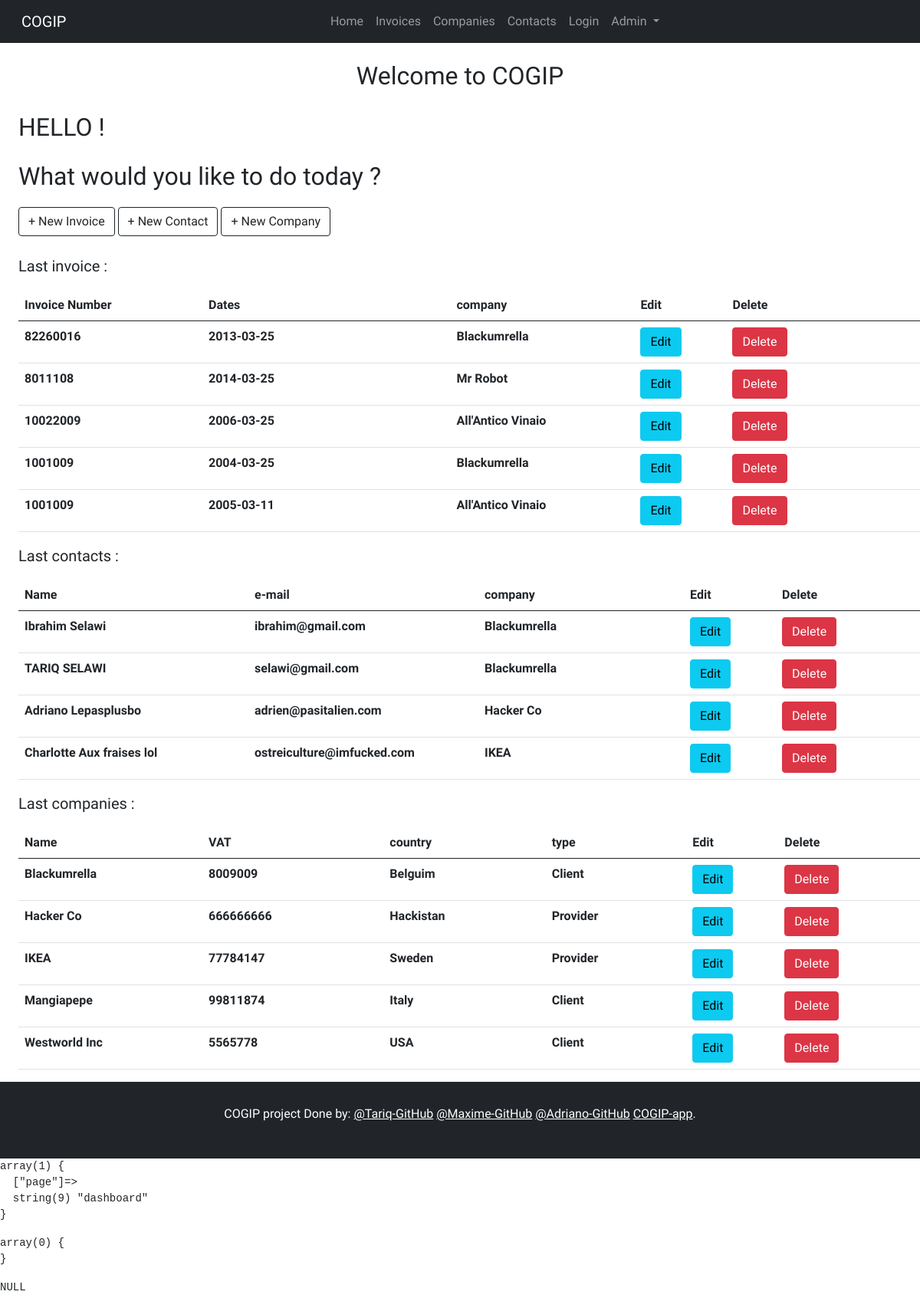
/?page=dashboard, run on the app's committed database.
### tables this page shows
CREATE TABLE `invoices` (
  `invoice_id` int(20) NOT NULL,
  `invoice_number` int(100) NOT NULL,
  `invoice_date` date NOT NULL,
  `company_id` int(50) NOT NULL,
  `employee_id` int(50) NOT NULL
);

CREATE TABLE `companies` (
  `company_id` int(20) NOT NULL,
  `company_name` varchar(255) NOT NULL,
  `country` varchar(255) NOT NULL,
  `VAT_number` int(11) NOT NULL,
  `type_id` int(50) NOT NULL
);

CREATE TABLE `employees` (
  `employee_id` int(20) NOT NULL,
  `first_name` varchar(255) NOT NULL,
  `last_name` varchar(255) NOT NULL,
  `email` varchar(320) NOT NULL,
  `company_id` int(20) NOT NULL
);

CREATE TABLE `type_of_company` (
  `type_id` int(20) NOT NULL,
  `company_type` varchar(255) DEFAULT NULL
);

### src/controller/DashboardController.php (called while the page is built, shortened)
<?php
require_once('./Model/CompaniesManager.php');
require_once('./Model/InvoicesManager.php');
require_once('./Model/ContactsManager.php');
class DashboardController
{
  public function render()
  {
    $invoices = new InvoicesManager();
    $contacts = new ContactsManager();
    $companies = new CompaniesManager();
    require_once('./view/Dashboard.php');
  }
}

### src/model/InvoicesManager.php (called while the page is built, shortened)
<?php
class InvoicesManager extends Manager
{
  public function getInvoice()
  {
    $db = $this->connectDb();
    try {
      $response = $db->prepare('SELECT * FROM invoices i INNER JOIN
        companies c ON c.company_id = i.company_id
        ORDER BY invoice_id DESC LIMIT 5');
      $response->execute();
    } catch (Exception $e) {
      echo $e->getMessage();
      exit();
    }
    return $response;
  }
  public function getAllCompanies()
  {
    $db = $this->connectDb();
    try {
      $response = $db->prepare('SELECT DISTINCT * FROM invoices i
              INNER JOIN companies c ON i.company_id = c.company_id
            ');
      $response->execute();
      return $response;
    } catch (Exception $e) {
      echo $e->getMessage();
      exit();
    }
  }
}

### src/model/ContactsManager.php (called while the page is built, shortened)
<?php
 class ContactsManager extends Manager
 {
   public function getContacts()
   {
     $db = $this->connectDb();
     try {
       $response = $db->prepare('SELECT * FROM employees e
       JOIN companies c on
       e.company_id=c.company_id
       ORDER by employee_id DESC limit 5');
       $response->execute();
     } catch (Exception $e) {
       echo $e->getMessage();
       exit();
     }
     return $response;
   }
 }

### src/model/CompaniesManager.php (called while the page is built, shortened)
<?php
class CompaniesManager extends Manager
{
  public function getCompany(){
    $db = $this->connectDb();
    try {
      $response = $db->prepare("SELECT * from companies c
        JOIN type_of_company t
        ON t.type_id=c.type_id
        ORDER BY company_id DESC limit 5");
      $response->execute();
    } catch (Exception $e) {
      echo $e->getMessage();
      exit;
    }
    return $response;
  }
}

### src/view/Dashboard.php (the view, shortened to what this page needs)
<?php require_once("include/header.php"); ?>
<h2 class="my-4 d-flex justify-content-center"> Welcome to COGIP </h2>
<p class="mx-3 fs-2 mx-4">HELLO !</p>
<p class="mx-3 fs-2 mx-4">What would you like to do today ?</p>
                <?php foreach ($invoices->getAllCompanies() as $company) : ?>
                  <option type="text" id="firstName" class="form-control" value="<?= $company['company_id'] ?>"><?= $company['company_name'] ?></option>
                <?php endforeach ?>
<form class="mx-4 mb-4">
  <button type="button" class="btn btn-outline-dark" data-toggle="modal" data-target="#newinvoice">+ New Invoice</button>
  <button type="button" class="btn btn-outline-dark" data-toggle="modal" data-target="#newcontact">+ New Contact</button>
  <button type="button" class="btn btn-outline-dark" data-toggle="modal" data-target="#newcompany">+ New Company</button>
</form>
<p class="fs-5 mx-4">Last invoice :</p>
<table class="table mx-4">
  <thead>
    <tr>
      <th scope="col" width="20%">Invoice Number</th>
      <th scope="col">Dates</th>
      <th scope="col" width="20%">company</th>
      <th scope="col" width="10%">Edit</th>
      <th scope="col">Delete</th>
    </tr>
  </thead>
  <tr>
    <?php foreach ($invoices->getInvoice() as $invoice) : ?>
      <th><?= $invoice['invoice_number'] ?></th>
      <th><?= $invoice['invoice_date'] ?></th>
      <th><?= $invoice['company_name'] ?></th>
      <form action=""  method="POST">
        <th><button type="button" data-toggle="modal" data-target="#newinvoice" name=""  value="<?= $invoice['invoice_id'] ?>" class="btn btn-info">Edit</button></th>
        <th><button name="deleteId" value="<?= $invoice['invoice_id'] ?>" class="btn btn-danger">Delete</button></th>
      </form>
  </tr>
<?php endforeach ?>
</table>
<p class="mx-4 fs-5">Last contacts :</p>
<table class="table mx-4">
  <thead>
    <tr>
      <th scope="col" width="25%">Name</th>
      <th scope="col" width="25%">e-mail</th>
      <th scope="col">company</th>
      <th scope="col" width="10%">Edit</th>
      <th scope="col">Delete</th>
    </tr>
  </thead>
  <tr>
    <?php foreach ($contacts->getContacts() as $contact) : ?>
      <th><?= $contact['first_name'] . ' ' . $contact['last_name'] ?></th>
      <th><?= $contact['email'] ?></th>
      <th><?= $contact['company_name'] ?></th>
      <form action="" method="POST">
      <th><button type="button" name="editBtn" class="btn btn-info">Edit</button></th>
      <th><button  name="deleteId" value="<?= $contact['employee_id'] ?>" class="btn btn-danger">Delete</button></th>
      </form>
  </tr>
<?php endforeach ?>
</table>
<p class="mx-4 fs-5">Last companies :</p>
<table class="table mx-4">
  <thead>
    <tr>
      <th scope="col" width="20%">Name</th>
      <th scope="col">VAT</th>
      <th scope="col">country</th>
      <th scope="col">type</th>
      <th scope="col" width="10%">Edit</th>
      <th scope="col">Delete</th>
    </tr>
  </thead>
  <tr>
    <?php foreach ($companies->getCompany() as $company) : ?>
      <th><?= $company['company_name'] ?></th>
      <th><?= $company['VAT_number'] ?></th>
      <th><?= $company['country'] ?></th>
      <th><?= $company['company_type'] ?></th>
      <form action="" method="POST">
      <th><button type="update" name="editBtn" class="btn btn-info">Edit</button></th>
      <th><button  name="deleteId" value="<?= $company['company_id'] ?>" class="btn btn-danger">Delete</button></th>
      </form>
  </tr>
<?php endforeach ?>
</table>
<?php require_once("include/footer.php"); ?>

### src/assets/css/style.css (style rules this page uses)
body { font-size: 48px; font-family: 'Crimson Pro', serif; }

### data on the page
invoices: invoice_number "82260016", invoice_date "2013-03-25", company.company_name "Blackumrella", $invoice['invoice_id'] 28 (drawn)
invoices: invoice_number "8011108", invoice_date "2014-03-25", company.company_name "Mr Robot", $invoice['invoice_id'] 26 (drawn)
invoices: invoice_number "10022009", invoice_date "2006-03-25", company.company_name "All'Antico Vinaio", $invoice['invoice_id'] 21 (drawn)
invoices: invoice_number "1001009", invoice_date "2004-03-25", company.company_name "Blackumrella", $invoice['invoice_id'] 20 (drawn)
invoices: invoice_number "1001009", invoice_date "2005-03-11", company.company_name "All'Antico Vinaio", $invoice['invoice_id'] 19 (drawn)
employees: first_name "Ibrahim", last_name "Selawi", email "ibrahim@gmail.com", company.company_name "Blackumrella", $contact['employee_id'] 9 (drawn)
employees: first_name "TARIQ", last_name "SELAWI", email "selawi@gmail.com", company.company_name "Blackumrella", $contact['employee_id'] 8 (drawn)
employees: first_name "Adriano", last_name "Lepasplusbo", email "adrien@pasitalien.com", company.company_name "Hacker Co", $contact['employee_id'] 6 (drawn)
employees: first_name "Charlotte", last_name "Aux fraises lol", email "ostreiculture@imfucked.com", company.company_name "IKEA", $contact['employee_id'] 4 (drawn)
companies: company_name "Blackumrella", VAT_number "8009009", country "Belguim", type.company_type "Client", $company['company_id'] 9 (drawn)
companies: company_name "Hacker Co", VAT_number "666666666", country "Hackistan", type.company_type "Provider", $company['company_id'] 8 (drawn)
companies: company_name "IKEA", VAT_number "77784147", country "Sweden", type.company_type "Provider", $company['company_id'] 7 (drawn)
companies: company_name "Mangiapepe", VAT_number "99811874", country "Italy", type.company_type "Client", $company['company_id'] 6 (drawn)
companies: company_name "Westworld Inc", VAT_number "5565778", country "USA", type.company_type "Client", $company['company_id'] 5 (drawn)
